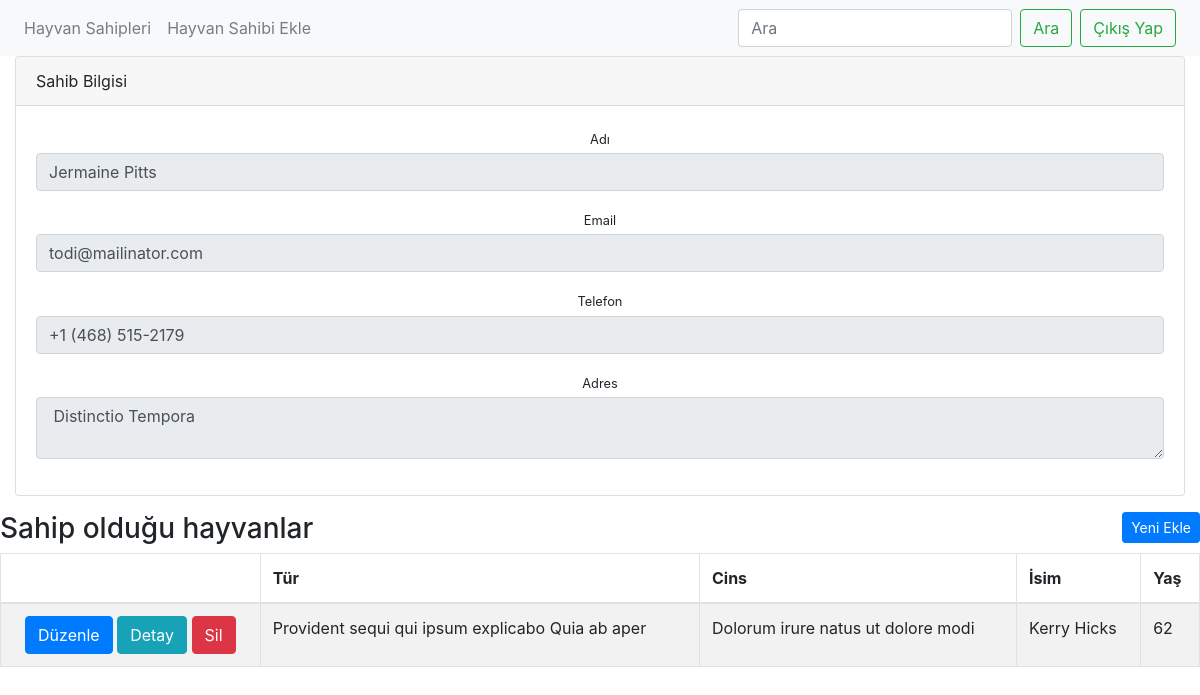
Screenshot of /animal/jermaine-pitts (signed in) with the database file from the repository.
### veterinary/models/Owner.py (models this page shows, shortened)
class OwnerModel(models.Model):
    user = models.ForeignKey('accounts.CustomUserModel',on_delete=models.CASCADE,related_name="user",null=True)
    name= models.CharField(max_length=50,null=True)
    slug = AutoSlugField(populate_from='name')
    email=models.EmailField(max_length=70,blank=True,unique=True)
    phone = models.CharField(max_length=17, unique=False)
    address=models.TextField(unique=False,null=False)
    created_at = models.DateTimeField(auto_now=True)
    updated_at = models.DateTimeField(auto_now=True)
    class Meta:
        verbose_name="Owner"
        verbose_name = 'Owner'

### veterinary/models/Animal.py (models this page shows, shortened)
class AnimalModel(models.Model):
    owner=models.ForeignKey(OwnerModel,on_delete=models.CASCADE,related_name="owner",null=True)
    kind= models.CharField(max_length=50,null=True)
    genus= models.CharField(max_length=50,null=True)
    name= models.CharField(max_length=70,null=True)
    slug = AutoSlugField(populate_from='name')
    age=models.IntegerField(blank=True,unique=False)
    description=models.TextField(unique=False,null=False)
    created_at = models.DateTimeField(auto_now=True)
    updated_at = models.DateTimeField(auto_now=True)
    class Meta:
        verbose_name="Animal"
        verbose_name = 'Animal'

### veterinary/views/animal.py (the view)
# urls.py: path('animal/<slug:slug>',AnimalView.as_view(),name="animal"),
class AnimalView(LoginRequiredMixin,View):
    http_method_names=['get','post']
    def get(self,request,slug):
        search=request.GET.get('search')
        owner=OwnerModel.objects.get(slug=slug)
        context={
            "animal":AnimalModel.objects.filter(owner=owner),
            "owner":OwnerModel.objects.filter(slug=slug)[:1].get()
        }
        return render(request,'page/animal.html',context=context)

### veterinary/templates/page/animal.html (shortened to what this page needs)
{% extends 'layout.html' %}
{% block content %}
<div class="row ">
    <div class="col-sm-12">
        <div class="col-xl-12">
            <div class="card mb-4 mb-xl-0">
                <div class="card-header">Sahib Bilgisi</div>
                <div class="card-body text-center">
                    <form>
                        <div class="mb-3">
                            <label class="small mb-1">Adı</label>
                            <input class="form-control" type="text" readonly value="{{owner.name}}">
                        </div>
                        <div class="mb-3">
                            <label class="small mb-1">Email</label>
                            <input class="form-control" type="text" readonly value="{{owner.email}}">
                        </div>
                        <div class="mb-3">
                            <label class="small mb-1">Telefon</label>
                            <input class="form-control" type="text" readonly value="{{owner.phone}}">
                        </div>
                        <div class="mb-3">
                            <label class="small mb-1">Adres</label>
                            <textarea class="form-control" type="text" readonly> {{owner.address}}</textarea>
                        </div>
                    </form>
                </div>
            </div>
        </div>
    </div>
</div>
<div class="container-fuild mt-3">
    <div class="row">
        <div class="col-md-12 ">
            <div class="panel panel-default panel-table">
                <div class="panel-heading">
                    <div class="row">
                        <div class="col col-xs-6">
                            <h3 class="panel-title">Sahip olduğu hayvanlar</h3>
                        </div>
                        <div class="col col-xs-6 text-right">
                            <a href="{% url 'veterinary:insertanimal' slug=owner.slug %}" class=" btn btn-sm btn-primary
                                btn-create">Yeni Ekle</a>
                        </div>
                    </div>
                </div>
                <div class="panel-body">
                    <table class="table table-striped table-bordered table-list">
                        <thead>
                            <tr>
                                <th><em class="fa fa-cog"></em></th>
                                <th scope="col">Tür</th>
                                <th scope="col">Cins</th>
                                <th scope="col">İsim</th>
                                <th scope="col">Yaş</th>
                            </tr>
                        </thead>
                        <tbody>
                            {% for row in animal  %}
                            <tr>
                                <td align="center">
                                    <a href="{% url 'veterinary:editanimal' slug=row.slug %}"
                                        class="btn btn-primary">Düzenle</a>
                                    <a href="{% url 'veterinary:detailanimal' slug=row.slug %}"
                                        class="btn btn-info">Detay</a>
                                        {% if user.role %}
                                    <a href="{% url 'veterinary:animaldelete' slug=row.slug %}"
                                        class="btn btn-danger">Sil</a>
                                        {% endif %}
                                </td>
                                <td> {{row.kind}}</td>
                                <td> {{row.genus}}</td>
                                <td> {{row.name}} </td>
                                <td> {{row.age}} </td>
                            </tr>
                            {%  endfor %}
                        </tbody>
                    </table>
                </div>
            </div>
        </div>
    </div>
</div>
{% endblock %}

### rows the page displays
OwnerModel: name "Jermaine Pitts", email "todi@mailinator.com", phone "+1 (468) 515-2179", address "Distinctio Tempora"
AnimalModel: kind "Provident sequi qui ipsum explicabo Quia ab aper", genus "Dolorum irure natus ut dolore modi", name "Kerry Hicks", age "62"
